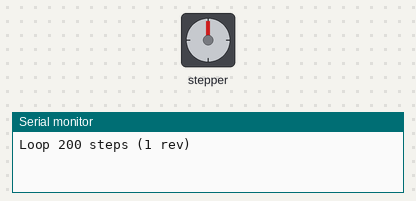
Recording of a sketch running on a simulated Arduino Uno, built with avr-gcc and run on an emulated ATmega328P. Parts: stepper motor, the last lines printed to the serial monitor. Wiring (inferred from the names in the program): stepper motor driver (200 steps per turn assumed): step pin 5; direction pin 4; enable pin 6.

Above: at 0.15 s.
At 1.05 s:
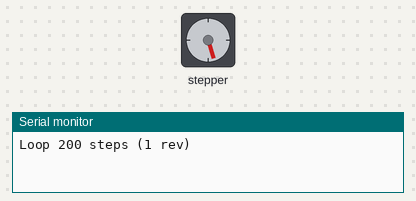
At 1.65 s:
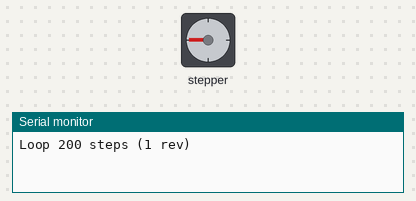
At 2.1 s:
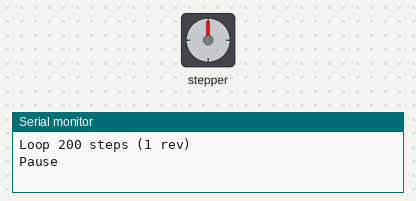
Timing chart, 0 to 3.6 s (numbered marks = the images above):
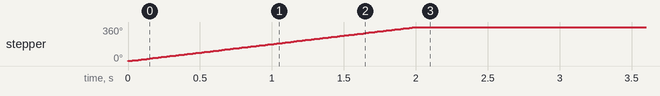

The sketch:

stepper_demo.ino
```cpp
const int EnablePin= 6;
const int StepPin = 5;
const int DirPin = 4;

int x;
#define BAUD (9600) //Define the serial communication


const int STEPS_PER_ROTATION = 200;
const unsigned long ROTATIONS_PER_RADIUS = 100;


const int MARKER_PINS[1] = { 0 }; // the pins that the marker solenoids are on


int numsteps = 0;
byte readyForCommand = 1;
unsigned long currentAngle = 0;
bool forwardMotor= 1;

void setup() {

  Serial.begin(BAUD);
  pinMode(EnablePin, OUTPUT); //Enable value of stepper motor. if it's not low it won't work
  pinMode(StepPin, OUTPUT); // Step of stepper motor
  pinMode(DirPin,OUTPUT); //Dir of stepper motor. high is ?clockwise? and low is ?counter?
  digitalWrite(EnablePin,LOW);//set Enable of stepper low
  digitalWrite(DirPin,HIGH);


  moveToBeginning(); // center the pens


}

void loop() {
  digitalWrite(6,LOW); // Set Enable low
  Serial.println("Loop 200 steps (1 rev)");
  for(x = 0; x < 200; x++) // Loop 200 times
  {
    digitalWrite(5,HIGH); // Output high
    delay(5); // Wait
    digitalWrite(5,LOW); // Output low
    delay(5); // Wait
  }
  Serial.println("Pause");
  delay(100000); // pause one second
  }

void moveToBeginning() {
  // reset the pen cars in their central position
}

void penUp(int marker) {
	// do the control to put the pen up here
}

void penDown(int marker) {
	// do pen down here
}

void moveToAngle(unsigned long angle) {
	// do things to move pen from point to point
}

void readSerialCommand() {
  // we can only get one byte at a time, so we have to fill a string, and then parse it
  String serialString = "";
  int count = 0;
  bool done = false;
  while (Serial.available() && !done) {
    delay(3);  // delay is apparently necessary
    if (Serial.available() > 0) {
      char c = Serial.read();
      serialString += c;
      count++;
      if (c=='\n') { // Don't overflow serial string
        serialString[count] = '\0'; // null terminate
        done = true;
      }
    }
  }


  if (serialString.length() > 0) {
  }
}
```

Measured:
- by itself, stepper: turns 360° clockwise in 2.0 s
